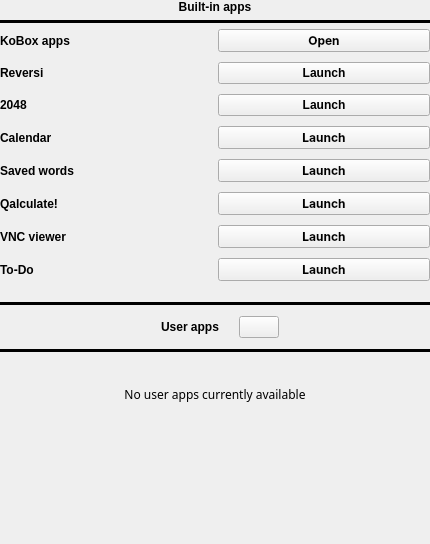
<?xml version="1.0" encoding="UTF-8"?>
<ui version="4.0">
 <class>AppsWidget</class>
 <widget class="QWidget" name="AppsWidget">
  <property name="geometry">
   <rect>
    <x>0</x>
    <y>0</y>
    <width>430</width>
    <height>544</height>
   </rect>
  </property>
  <property name="windowTitle">
   <string>Form</string>
  </property>
  <layout class="QVBoxLayout" name="verticalLayout">
   <property name="leftMargin">
    <number>0</number>
   </property>
   <property name="topMargin">
    <number>0</number>
   </property>
   <property name="rightMargin">
    <number>0</number>
   </property>
   <property name="bottomMargin">
    <number>0</number>
   </property>
   <item>
    <layout class="QGridLayout" name="gridLayout">
     <property name="topMargin">
      <number>0</number>
     </property>
     <item row="5" column="0">
      <widget class="QScrollArea" name="scrollArea">
       <property name="frameShape">
        <enum>QFrame::NoFrame</enum>
       </property>
       <property name="frameShadow">
        <enum>QFrame::Plain</enum>
       </property>
       <property name="lineWidth">
        <number>0</number>
       </property>
       <property name="horizontalScrollBarPolicy">
        <enum>Qt::ScrollBarAlwaysOff</enum>
       </property>
       <property name="widgetResizable">
        <bool>true</bool>
       </property>
       <widget class="QWidget" name="scrollAreaWidgetContents">
        <property name="geometry">
         <rect>
          <x>0</x>
          <y>0</y>
          <width>428</width>
          <height>542</height>
         </rect>
        </property>
        <layout class="QVBoxLayout" name="verticalLayout_2">
         <property name="spacing">
          <number>6</number>
         </property>
         <property name="leftMargin">
          <number>0</number>
         </property>
         <property name="topMargin">
          <number>0</number>
         </property>
         <property name="rightMargin">
          <number>0</number>
         </property>
         <property name="bottomMargin">
          <number>0</number>
         </property>
         <item>
          <layout class="QGridLayout" name="gridLayout_3">
           <property name="topMargin">
            <number>0</number>
           </property>
           <property name="rightMargin">
            <number>0</number>
           </property>
           <property name="bottomMargin">
            <number>15</number>
           </property>
           <property name="verticalSpacing">
            <number>6</number>
           </property>
           <item row="0" column="0">
            <widget class="QLabel" name="label">
             <property name="font">
              <font>
               <bold>true</bold>
              </font>
             </property>
             <property name="text">
              <string>Built-in apps</string>
             </property>
             <property name="alignment">
              <set>Qt::AlignCenter</set>
             </property>
            </widget>
           </item>
           <item row="1" column="0">
            <widget class="Line" name="line">
             <property name="frameShadow">
              <enum>QFrame::Plain</enum>
             </property>
             <property name="lineWidth">
              <number>3</number>
             </property>
             <property name="orientation">
              <enum>Qt::Horizontal</enum>
             </property>
            </widget>
           </item>
           <item row="2" column="0">
            <layout class="QGridLayout" name="gridLayout_5">
             <property name="bottomMargin">
              <number>0</number>
             </property>
             <property name="verticalSpacing">
              <number>10</number>
             </property>
             <item row="0" column="0">
              <widget class="QLabel" name="label_5">
               <property name="font">
                <font>
                 <bold>true</bold>
                </font>
               </property>
               <property name="text">
                <string>KoBox apps</string>
               </property>
              </widget>
             </item>
             <item row="2" column="1">
              <widget class="QPushButton" name="g2048LaunchBtn">
               <property name="font">
                <font>
                 <bold>true</bold>
                </font>
               </property>
               <property name="text">
                <string>Launch</string>
               </property>
              </widget>
             </item>
             <item row="1" column="0">
              <widget class="QLabel" name="reversiLabel">
               <property name="font">
                <font>
                 <bold>true</bold>
                </font>
               </property>
               <property name="text">
                <string>Reversi</string>
               </property>
              </widget>
             </item>
             <item row="6" column="1">
              <widget class="QPushButton" name="vncLaunchBtn">
               <property name="font">
                <font>
                 <family>Inter</family>
                 <bold>true</bold>
                </font>
               </property>
               <property name="text">
                <string>Launch</string>
               </property>
              </widget>
             </item>
             <item row="2" column="0">
              <widget class="QLabel" name="g2048Label">
               <property name="font">
                <font>
                 <bold>true</bold>
                </font>
               </property>
               <property name="text">
                <string>2048</string>
               </property>
              </widget>
             </item>
             <item row="3" column="0">
              <widget class="QLabel" name="calendarLabel">
               <property name="font">
                <font>
                 <bold>true</bold>
                </font>
               </property>
               <property name="text">
                <string>Calendar</string>
               </property>
              </widget>
             </item>
             <item row="1" column="1">
              <widget class="QPushButton" name="reversiLaunchBtn">
               <property name="font">
                <font>
                 <bold>true</bold>
                </font>
               </property>
               <property name="text">
                <string>Launch</string>
               </property>
              </widget>
             </item>
             <item row="4" column="1">
              <widget class="QPushButton" name="savedWordsLaunchBtn">
               <property name="font">
                <font>
                 <family>Inter</family>
                 <bold>true</bold>
                </font>
               </property>
               <property name="text">
                <string>Launch</string>
               </property>
              </widget>
             </item>
             <item row="7" column="1">
              <widget class="QPushButton" name="todoLaunchBtn">
               <property name="font">
                <font>
                 <family>Inter</family>
                 <bold>true</bold>
                </font>
               </property>
               <property name="text">
                <string>Launch</string>
               </property>
              </widget>
             </item>
             <item row="4" column="0">
              <widget class="QLabel" name="label_3">
               <property name="font">
                <font>
                 <bold>true</bold>
                </font>
               </property>
               <property name="text">
                <string>Saved words</string>
               </property>
              </widget>
             </item>
             <item row="7" column="0">
              <widget class="QLabel" name="todoLabel">
               <property name="font">
                <font>
                 <bold>true</bold>
                </font>
               </property>
               <property name="text">
                <string>To-Do</string>
               </property>
              </widget>
             </item>
             <item row="6" column="0">
              <widget class="QLabel" name="vncViewerLabel">
               <property name="font">
                <font>
                 <bold>true</bold>
                </font>
               </property>
               <property name="text">
                <string>VNC viewer</string>
               </property>
              </widget>
             </item>
             <item row="5" column="1">
              <widget class="QPushButton" name="calculatorLaunchBtn">
               <property name="font">
                <font>
                 <family>Inter</family>
                 <bold>true</bold>
                </font>
               </property>
               <property name="text">
                <string>Launch</string>
               </property>
              </widget>
             </item>
             <item row="0" column="1">
              <widget class="QPushButton" name="koboxAppsOpenButton">
               <property name="font">
                <font>
                 <family>Inter</family>
                 <bold>true</bold>
                </font>
               </property>
               <property name="text">
                <string>Open</string>
               </property>
              </widget>
             </item>
             <item row="5" column="0">
              <widget class="QLabel" name="label_4">
               <property name="font">
                <font>
                 <bold>true</bold>
                </font>
               </property>
               <property name="text">
                <string>Qalculate!</string>
               </property>
              </widget>
             </item>
             <item row="3" column="1">
              <widget class="QPushButton" name="calendarLaunchBtn">
               <property name="font">
                <font>
                 <family>Inter</family>
                 <bold>true</bold>
                </font>
               </property>
               <property name="text">
                <string>Launch</string>
               </property>
              </widget>
             </item>
            </layout>
           </item>
          </layout>
         </item>
         <item>
          <widget class="Line" name="line_3">
           <property name="frameShadow">
            <enum>QFrame::Plain</enum>
           </property>
           <property name="lineWidth">
            <number>3</number>
           </property>
           <property name="orientation">
            <enum>Qt::Horizontal</enum>
           </property>
          </widget>
         </item>
         <item>
          <layout class="QHBoxLayout" name="horizontalLayout">
           <property name="spacing">
            <number>0</number>
           </property>
           <property name="topMargin">
            <number>5</number>
           </property>
           <property name="bottomMargin">
            <number>5</number>
           </property>
           <item>
            <spacer name="horizontalSpacer">
             <property name="orientation">
              <enum>Qt::Horizontal</enum>
             </property>
             <property name="sizeHint" stdset="0">
              <size>
               <width>40</width>
               <height>20</height>
              </size>
             </property>
            </spacer>
           </item>
           <item>
            <layout class="QGridLayout" name="gridLayout_2">
             <property name="leftMargin">
              <number>10</number>
             </property>
             <property name="rightMargin">
              <number>10</number>
             </property>
             <item row="0" column="0">
              <widget class="QLabel" name="label_6">
               <property name="font">
                <font>
                 <bold>true</bold>
                </font>
               </property>
               <property name="text">
                <string>User apps</string>
               </property>
               <property name="alignment">
                <set>Qt::AlignCenter</set>
               </property>
              </widget>
             </item>
            </layout>
           </item>
           <item>
            <spacer name="horizontalSpacer_3">
             <property name="orientation">
              <enum>Qt::Horizontal</enum>
             </property>
             <property name="sizeType">
              <enum>QSizePolicy::Fixed</enum>
             </property>
             <property name="sizeHint" stdset="0">
              <size>
               <width>10</width>
               <height>0</height>
              </size>
             </property>
            </spacer>
           </item>
           <item>
            <widget class="QPushButton" name="editUserAppsBtn">
             <property name="text">
              <string/>
             </property>
            </widget>
           </item>
           <item>
            <spacer name="horizontalSpacer_2">
             <property name="orientation">
              <enum>Qt::Horizontal</enum>
             </property>
             <property name="sizeHint" stdset="0">
              <size>
               <width>40</width>
               <height>20</height>
              </size>
             </property>
            </spacer>
           </item>
          </layout>
         </item>
         <item>
          <widget class="Line" name="line_2">
           <property name="frameShadow">
            <enum>QFrame::Plain</enum>
           </property>
           <property name="lineWidth">
            <number>3</number>
           </property>
           <property name="orientation">
            <enum>Qt::Horizontal</enum>
           </property>
          </widget>
         </item>
         <item>
          <layout class="QGridLayout" name="gridLayout_4">
           <property name="topMargin">
            <number>12</number>
           </property>
          </layout>
         </item>
         <item>
          <layout class="QVBoxLayout" name="verticalLayout_4"/>
         </item>
         <item>
          <widget class="QLabel" name="noUserAppsAvailableLabel">
           <property name="font">
            <font>
             <family>Chivo</family>
            </font>
           </property>
           <property name="text">
            <string>
No user apps currently available</string>
           </property>
           <property name="alignment">
            <set>Qt::AlignCenter</set>
           </property>
          </widget>
         </item>
         <item>
          <spacer name="verticalSpacer">
           <property name="orientation">
            <enum>Qt::Vertical</enum>
           </property>
           <property name="sizeType">
            <enum>QSizePolicy::MinimumExpanding</enum>
           </property>
           <property name="sizeHint" stdset="0">
            <size>
             <width>0</width>
             <height>0</height>
            </size>
           </property>
          </spacer>
         </item>
        </layout>
       </widget>
      </widget>
     </item>
    </layout>
   </item>
  </layout>
 </widget>
 <resources/>
 <connections/>
</ui>
